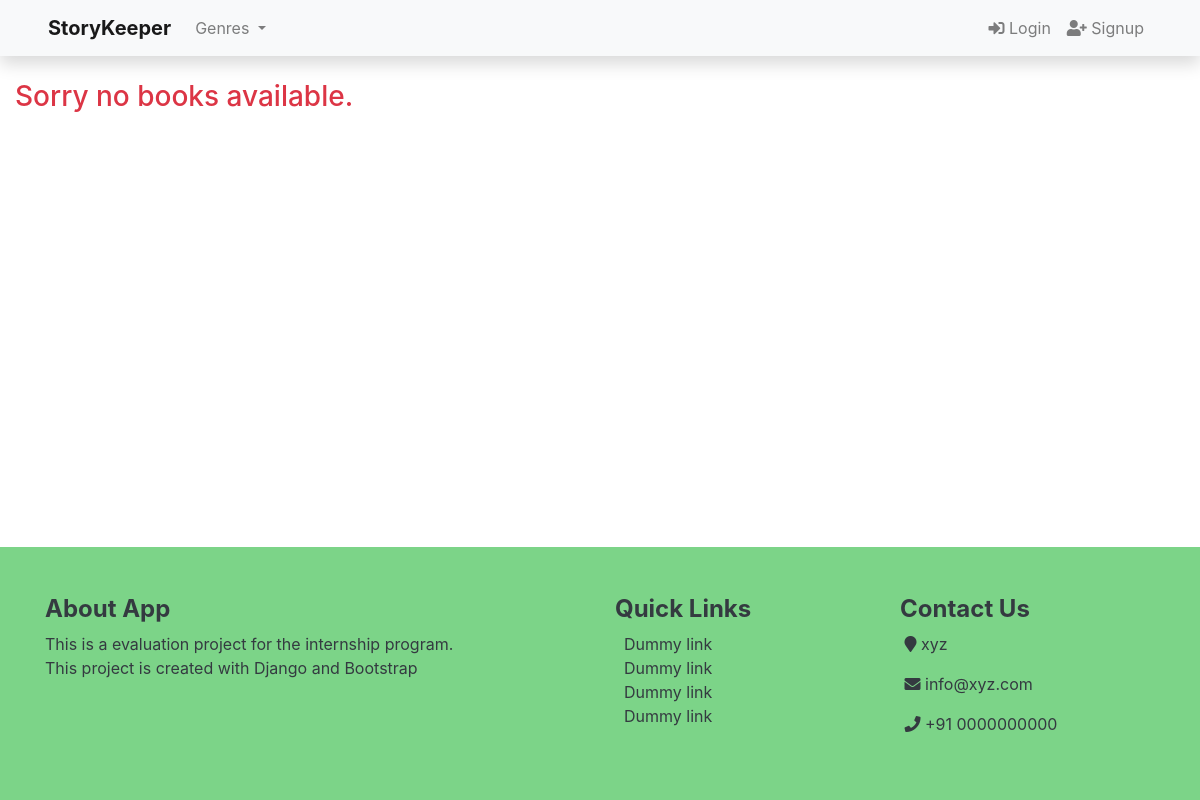
The page /category/Dystopian on the database as committed earlier.
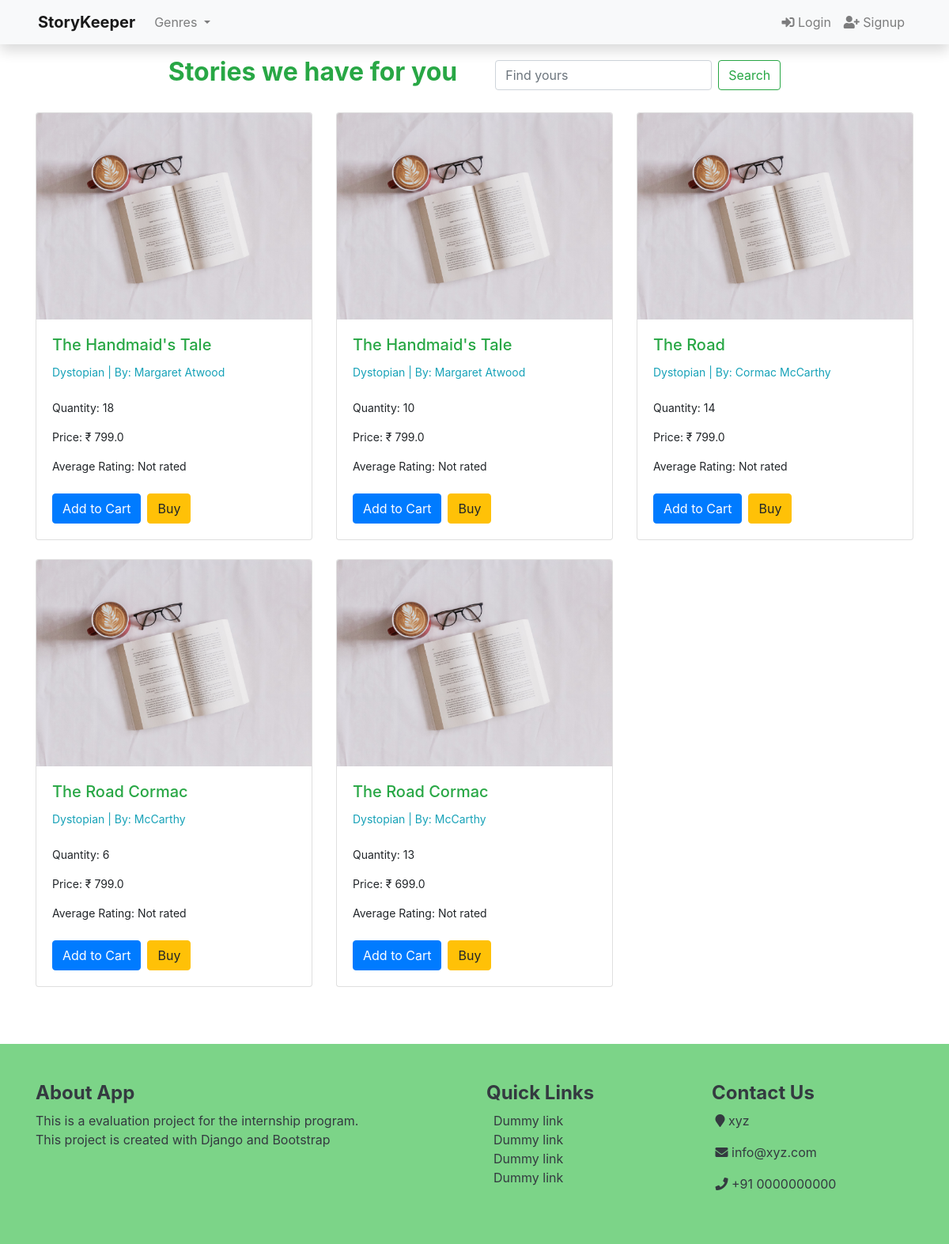
The same page on the database as committed later.
### books/models.py (models this page shows, shortened)
class Book(models.Model):
    title  		 = models.CharField(max_length=200)
    author 		 = models.CharField(max_length=100)
    genre   	 = models.CharField(max_length=100)
    price     	 = models.FloatField(default=0)
    quantity   	 = models.IntegerField(default=0)
    description  = models.TextField(default='No Description', null=True, blank=False)
    average_rating  = models.FloatField(default=0)
    created_on 	 = models.DateTimeField(auto_now_add=True)
    updated_on 	 = models.DateTimeField(auto_now=True)
    digital         = models.BooleanField(default=False, null=True, blank=False)
    status          = models.IntegerField(choices=status,default = 1)
    class Meta:
        ordering    = ['-quantity']

### books/views.py (the view)
# urls.py: path('category/<str:cats>', views.categoryView, name='category'),
def categoryView(request, cats):
    category_post = Book.objects.filter(genre=cats).order_by('title')
    genre = Book.objects.values('genre').distinct().order_by('genre')
    context = {'category_post':category_post, 'genre':genre}
    return render(request, 'category.html',context)

### books/templates/category.html (shortened to what this page needs)
{% extends 'base.html' %}
{% block content %}
{% load crispy_forms_tags %}
{% load static %}
{% if category_post %}
<div class='container-fluid my-3 d-flex justify-content-center'>
    <h2 class="text-success"><b>{{ book.genre }} Stories we have for you </b></h2>
    <form class="form-inline my-2 ml-5 my-lg-0" role='search', method='get', action="{% url 'home' %}">
        <input class="form-control mr-sm-2" name='search' type="search" placeholder="Find yours" aria-label="Search">
        <button class="btn btn-outline-success my-2 my-sm-0" type="submit">Search</button>
    </form>
</div>
<div class="container mt-4">
    <div class="row">
        {% for book in category_post %}
        <div class="col-md-4 mb-4">
            <div class="card product-card">
                <a href="{% url 'book_detail' book.id %}"><img src="{% static 'images/thumbnail.jpg' %}" class="card-img-top" alt="{{ book.title }}"></a>
                <div class="card-body">
                    <a href="{% url 'book_detail' book.id %}"class="text-success" ><h5 class="card-title">{{ book.title }}</h5></a>
                    <small>
                        <p class="card-text text-info">{{ book.genre }} | <span class="card-text">By: {{ book.author }}</span></p></small><br>
                        <small class="text-bold">
                            <p class="card-text">Quantity:{% if book.quantity > 0 %} {{ book.quantity }} {% else %}<span class="text-success"> Out of stock</span>{% endif %}</p>
                            <p class="card-text">Price: &#8377; {{ book.price }}</p>
                            <p class="card-text">Average Rating: {% if book.average_rating %}{{ book.average_rating|floatformat:'0' }} &#9733; out of 5 &#9733;{% else %}Not rated{% endif %}</p>
                        </small><br>
                    <div class="d-flex">
                        <form method="post" action="{% url 'add_to_cart' book.id %}">
                            <button type="submit" class="btn btn-primary">Add to Cart</button>
                        </form>
                        <a href="#" class="btn btn-warning ml-2">Buy</a>
                    </div>
                </div>
            </div>
        </div>
        {% endfor %}
    </div>
</div>
{% else %}
    <div class="my-4">
        <strong class="text-danger my-4"><H3>Sorry no books available. </H3></strong>
    </div>
{% endif %}
{% endblock %}

### books/templates/base.html (shortened to what this page needs)
<!DOCTYPE html>
<html lang="en">
<head>
    <link href="https://cdnjs.cloudflare.com/ajax/libs/font-awesome/5.15.4/css/all.min.css" rel="stylesheet">
    <link rel="stylesheet" href="https://cdn.jsdelivr.net/npm/bootstrap@4.6.2/dist/css/bootstrap.min.css">
    {% load static %}
</head>
<body>
<div class="d-flex flex-column min-vh-100">
    <nav class="navbar sticky-top navbar-expand-lg navbar-light bg-light shadow px-5">
        <a class="navbar-brand" href="{% url 'home' %}"><b>StoryKeeper</b></a>
        <div class="collapse navbar-collapse" id="navbarSupportedContent">
            <ul class="navbar-nav mr-auto">
                {% if genre %}
                <li class="nav-item dropdown">
                    <a class="nav-link dropdown-toggle" href="#" role="button" data-toggle="dropdown" aria-expanded="false">
                        Genres
                    </a>
                </li>
                {% endif %}
            </ul>
        </div>
        <div class="collapse navbar-collapse" id="navbarSupportedContent">
            <ul class="navbar-nav ml-auto">
                {% if user.is_authenticated %}
                <li class="nav-item">
                    <a class="nav-link">
                        <strong>
                            <i class="fas fa-user"></i>
                            {{ user.username }}
                        </strong>
                    </a>
                </li>
                <li class="nav-item">
                <a class="nav-link" href="{% url 'logout' %}">
                    <i class="fas fa-sign-out-alt"></i> Logout</a>
                </li>
                <li class="nav-item">
                <a class="nav-link" href="{% url 'cart' %}">
                    <i class="fa fa-cart-plus"></i> Cart</a>
                </li>
                {% else %}
                <li class="nav-item">
                <a class="nav-link" href="{% url 'login' %}">
                    <i class="fas fa-sign-in-alt"></i> Login</a>
                </li>
                <li class="nav-item">
                <a class="nav-link" href="{% url 'signup' %}">
                    <i class="fas fa-user-plus"></i> Signup</a>
                {% endif %}
            </ul>
        </div>
    </nav>
    <div class="container-fluid flex-grow-1">
        {% block content %} {% endblock %}
    </div>
    <footer id="pageFooter" class="footer text-dark py-5 mt-5" style="background-color:rgb(124, 212, 136);">
        <div class="container">
            <div class="row">
                <div class="col-md-6">
                    <h4><b>About App</b></h4>
                    <p>This is a evaluation project for the internship program.<br>
                    This project is created with Django and Bootstrap</p>
                </div>
                <div class="col-md-3">
                    <h4><b>Quick Links</b></h4>
                    <ul class="list-unstyled">
                        <li><a href="#" class="text-dark">&nbsp;&nbsp;Dummy link</a></li>
                        <li><a href="#" class="text-dark">&nbsp;&nbsp;Dummy link</a></li>
                        <li><a href="#" class="text-dark">&nbsp;&nbsp;Dummy link</a></li>
                        <li><a href="#" class="text-dark">&nbsp;&nbsp;Dummy link</a></li>
                    </ul>
                </div>
                <div class="col-md-3">
                    <h4><b>Contact Us</b></h4>
                    <address>
                        <p>&nbsp;<i class="fa fa-map-marker"></i> xyz</p>
                        <p>&nbsp;<i class="fa fa-envelope"></i> info@xyz.com</p>
                        <p>&nbsp;<i class="fa fa-phone"></i> +91 0000000000</p>
                    </address>
                </div>
            </div>
        </div>
    </footer>
</div>
</body>
</html>

Rows that differ between the two databases and show on the page:
added Book: title "The Handmaid's Tale", genre "Dystopian", author "Margaret Atwood", quantity "18", price "799.0", average_rating "Not rated"
added Book: title "The Handmaid's Tale", genre "Dystopian", author "Margaret Atwood", quantity "10", price "799.0", average_rating "Not rated"
added Book: title "The Road", genre "Dystopian", author "Cormac McCarthy", quantity "14", price "799.0", average_rating "Not rated"
added Book: title "The Road Cormac", genre "Dystopian", author "McCarthy", quantity "6", price "799.0", average_rating "Not rated"
added Book: title "The Road Cormac", genre "Dystopian", author "McCarthy", quantity "13", price "699.0", average_rating "Not rated"
Other text that changed with them:
text no longer shown: "Sorry no books available."
text now shown: "Stories we have for you Search"
